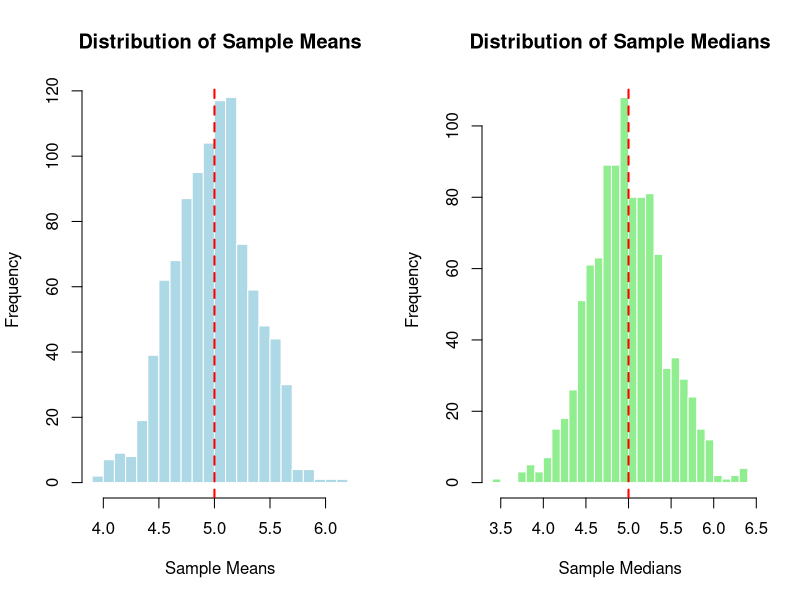

Generate this figure with R:
# Parameters
mu <- 5
sigma <- 2
n <- 30
N_sim <- 1000

# Initialize vectors
means <- numeric(N_sim)
medians <- numeric(N_sim)

# Simulation
set.seed(123)
for (i in 1:N_sim) {
  data <- rnorm(n, mean = mu, sd = sigma)
  means[i] <- mean(data)
  medians[i] <- median(data)
}

# Efficiency (ratio of variances)
efficiency <- var(medians) / var(means)
print(paste("Efficiency (Median/Mean):", efficiency))

# Graphical Output
par(mfrow = c(1, 2))

# Histogram of means
hist(means, breaks = 30, col = "lightblue", 
     main = "Distribution of Sample Means", 
     xlab = "Sample Means", border = "white")
abline(v = mu, col = "red", lwd = 2, lty = 2)   # true mean

# Histogram of medians
hist(medians, breaks = 30, col = "lightgreen", 
     main = "Distribution of Sample Medians", 
     xlab = "Sample Medians", border = "white")
abline(v = mu, col = "red", lwd = 2, lty = 2)   # true median
